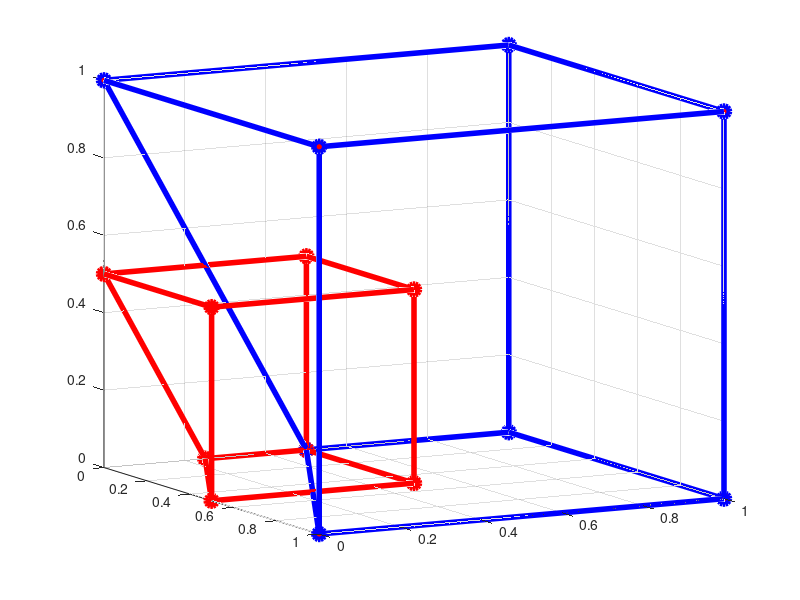

Here is the MATLAB script that generated this plot:
function display_cube()
%
% This function displays a 3-D cube. 
%

% The shape to be transformed  
pts = [ 0.0  0.5  0.0;    % 1
        0.0  0.0  1.0;    % 2
        0.0  1.0  0.0;    % 3
        0.0  1.0  1.0;    % 4
        1.0  0.0  0.0;    % 5
        1.0  0.0  1.0;    % 6
        1.0  1.0  0.0;    % 7
        1.0  1.0  1.0 ]'  % 8 

%% 
% First, we display the original shape in blue. The shape will then
% be transformed and the result is displayed in red. All shapes will be
% displayed superimposed on a single plot.
    
% Create a new figure dialog and set the background color to white.      
figure; 
set(gcf, 'color','w');     
set(gcf, 'Position', [0, 0, 100, 100])
    
% Show original shape in blue
showCube(pts,'b');  
view(62,11)  

% Transformation matrix (scaling)
S_tilde = [ 0.5 0.0 0.0;
            0.0 0.5 0.0;
            0.0 0.0 0.5]; 


% Apply transformation 
pts_prime = S_tilde * pts; 

% Show transformed shape in red
hold on;
showCube(pts_prime,'r');   

view(62,11)  
return 


function showCube(x, c )  
%% showCube 
%
% This function plots the cube shape in 3-D. 
%
% Input: 
%   x: (x,y,z) coordinates as 3xM matrix 
%   c: line color 
%
%


hold on;
    
% Indices of bottom square  
idx1 = [ 1 5 7 3 1 ];   
plot3(x(1,idx1),x(2,idx1),x(3,idx1),'Color',c, 'Marker','o','LineWidth',4);
  
% Indices of top square
idx2 = [ 2 6 8 4 2 ];   
plot3(x(1,idx2),x(2,idx2),x(3,idx2),'Color',c, 'Marker','o','LineWidth',4);
 
% Link the two squares
plot3(x(1,1:2),x(2,1:2),x(3,1:2),'Color',c, 'Marker','o','LineWidth',4, 'MarkerSize', 8, 'MarkerFaceColor','r');
plot3(x(1,5:6),x(2,5:6),x(3,5:6),'Color',c, 'Marker','o','LineWidth',4, 'MarkerSize', 8, 'MarkerFaceColor','r');
plot3(x(1,7:8),x(2,7:8),x(3,7:8),'Color',c, 'Marker','o','LineWidth',4, 'MarkerSize', 8, 'MarkerFaceColor','r');
plot3(x(1,3:4),x(2,3:4),x(3,3:4),'Color',c, 'Marker','o','LineWidth',4, 'MarkerSize', 8, 'MarkerFaceColor','r');

grid on;

hold off; 

return 

